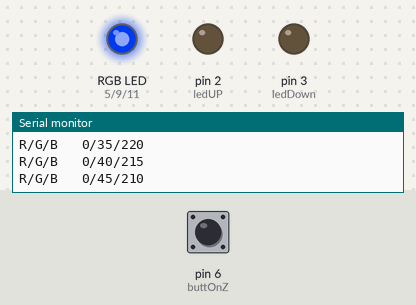
Recording of a sketch running on a simulated Arduino Uno, built with avr-gcc and run on an emulated ATmega328P. Parts: an RGB LED mixed from three pins (HIGH = lit), output pins drawn as LEDs (lit = HIGH), the last lines printed to the serial monitor. The inputs (shaded band) are chosen by the test bench; at power-on: pin 6 (buttOnZ) HIGH. Dim RGB values are drawn brighter than linear.

Above: at 1.26 s.
1.3 s: pin 6 (buttOnZ) pulled LOW for 0.15 s
At 1.46 s:
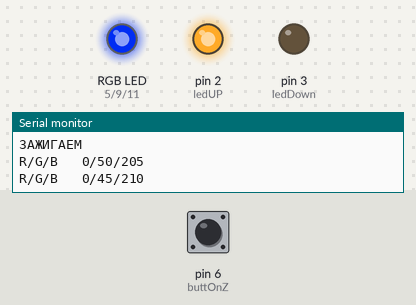
4.3 s: pin 6 (buttOnZ) pulled LOW for 1 s
At 6.41 s:
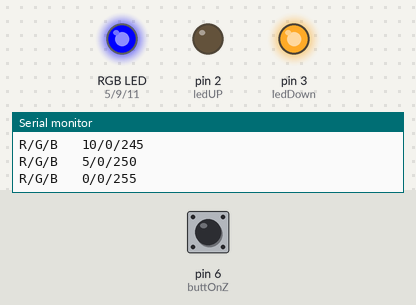
7.3 s: pin 6 (buttOnZ) pulled LOW for 0.15 s
At 9.14 s:
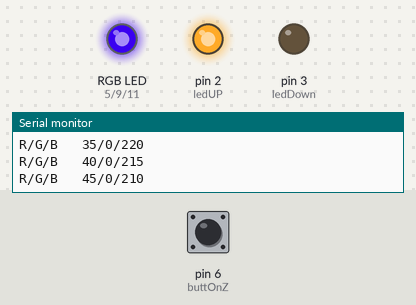
10.4 s: pin 6 (buttOnZ) pulled LOW for 3.2 s
At 10.56 s:
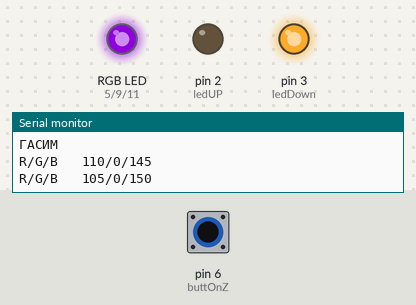
15.8 s: pin 6 (buttOnZ) pulled LOW for 0.15 s
At 16.01 s:
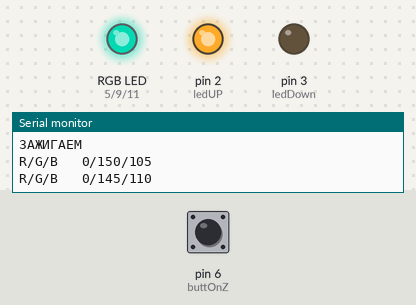
18.8 s: pin 6 (buttOnZ) pulled LOW for 1 s
At 20.05 s:
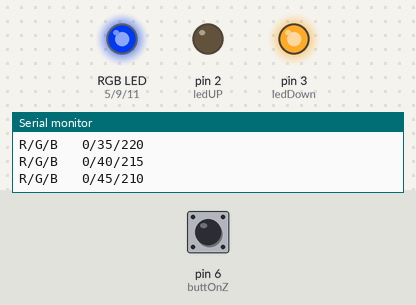
Timing chart, 0 to 25.7 s (numbered marks = the images above; inputs shaded):
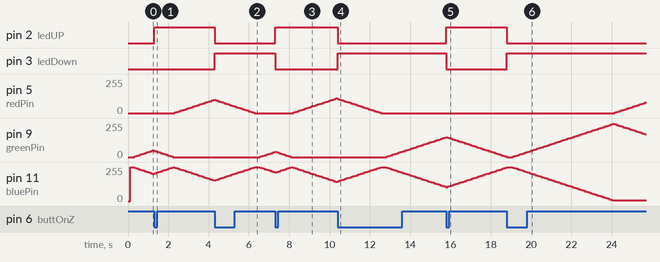

Measured:
- after the input at 1.3 s, pin 2 (ledUP): LOW → HIGH at once; pin 5 (redPin): moves from 0/255 to 100/255 over 1.9 s, starting after 1.0 s
- after the input at 4.3 s, pin 2 (ledUP): HIGH → LOW at once; pin 3 (ledDown): LOW → HIGH at once; pin 9 (greenPin): moves from 0/255 to 40/255 over 0.71 s, starting after 2.3 s
- after the input at 7.3 s, pin 2 (ledUP): LOW → HIGH at once; pin 3 (ledDown): HIGH → LOW at once; pin 5 (redPin): moves from 0/255 to 110/255 over 2.1 s, starting after 0.89 s
- after the input at 10.4 s, pin 2 (ledUP): HIGH → LOW at once; pin 3 (ledDown): LOW → HIGH at once
- after the input at 15.8 s, pin 2 (ledUP): LOW → HIGH at once; pin 3 (ledDown): HIGH → LOW at once; pin 5 (redPin): stays 0/255 (without the input it goes to 5/255 after 2.1 s)
- after the input at 18.8 s, pin 2 (ledUP): HIGH → LOW at once; pin 3 (ledDown): LOW → HIGH at once

The sketch:

megablink.ino
```cpp
#define ledUP 2
#define ledDown 3
#define buttOnZ 6

unsigned long lastPress;
unsigned long lastBlink;

bool pressFlag = false;
bool rgbIsRuning = false;
int ledLegs = 1;
int stepFlag = 5;

int redColorCount = 0;
int greenColorCount = 0;
int blueColorCount = 0;
int ColorCount = 0;

int redPin = 5;
int greenPin = 9;
int bluePin = 11;

unsigned long test;

void setup() {
  // initialize digital pin LED_BUILTIN as an output.
  pinMode(ledUP, OUTPUT);
  pinMode(ledDown, OUTPUT);
  pinMode(buttOnZ, INPUT);

  pinMode(redPin, OUTPUT);
  pinMode(greenPin, OUTPUT);
  pinMode(bluePin, OUTPUT);

  Serial.begin(9600);
  blueColorCount=255;
}

void rgbRound() {
  //if (rgbIsRuning) { // мигаем туда
/*    if (digitalRead(redPin)==LOW && digitalRead(greenPin)==LOW && digitalRead(bluePin)==LOW) {
       digitalWrite(redPin, HIGH);
    }*/
    ColorCount+=stepFlag;

    if (rgbIsRuning){
      if(stepFlag!=5){
        ColorCount-=1;
      }
      stepFlag=5;
    }
    else{
      if(stepFlag!=-5){
        ColorCount+=1;
      }
      stepFlag=-5;
    }


    Serial.print("R/G/B   ");
    Serial.print(redColorCount);
    Serial.print("/");
    Serial.print(greenColorCount);
    Serial.print("/");
    Serial.println(blueColorCount);

    if(ColorCount>=0 && ColorCount<=255){redColorCount+=stepFlag;}      //красный +
    if(ColorCount>=256 && ColorCount<=510){redColorCount-=stepFlag;}    //красный -

    if(ColorCount>=256 && ColorCount<=510){greenColorCount+=stepFlag;}  //зеленый +
    if(ColorCount>=511 && ColorCount<=765){greenColorCount-=stepFlag;}  //зеленый -

    if(ColorCount>=511 && ColorCount<=765){blueColorCount+=stepFlag;}   //голубой +
    if(ColorCount>=0 && ColorCount<=255){blueColorCount-=stepFlag;}     //голубой -

    if(redColorCount<0){redColorCount=0;}
    if(greenColorCount<0){greenColorCount=0;}
    if(blueColorCount<0){blueColorCount=0;}

    if(redColorCount>255){redColorCount=255;}
    if(greenColorCount>255){greenColorCount=255;}
    if(blueColorCount>255){blueColorCount=255;}

    if (rgbIsRuning){
      if(ColorCount==754||ColorCount==765||ColorCount==756){ColorCount=0;}
    }
    else{
      if(ColorCount==-1||ColorCount==0||ColorCount==1){ColorCount=765;}
    }

    analogWrite(redPin, redColorCount);
    analogWrite(greenPin, greenColorCount);
    analogWrite(bluePin, blueColorCount);

    /*
    if (redColorCount!=0 && greenColorCount!=255) {
      /*Serial.print(" кр-зел   ");
      Serial.print(redColorCount);
      Serial.print("---");
      Serial.println(greenColorCount);*//*
      analogWrite(redPin, (redColorCount-=15));
      analogWrite(greenPin, (greenColorCount+=15));
      if(blueColorCount==255){blueColorCount=0;}
    }
    if (greenColorCount!=0 && blueColorCount!=255) {
      /*Serial.print("зел-гол   ");
      Serial.print(greenColorCount);
      Serial.print("---");
      Serial.println(blueColorCount);*//*
      analogWrite(greenPin, greenColorCount-=15);
      analogWrite(bluePin, blueColorCount+=15);
      if(redColorCount==255){redColorCount=0;}
    }
    if (blueColorCount!=0 && redColorCount!=255) {
      /*Serial.print("гол-кр    ");
      Serial.print(blueColorCount);
      Serial.print("---");
      Serial.println(redColorCount);*//*
      analogWrite(bluePin, blueColorCount-=15);
      analogWrite(redPin, redColorCount+=15);
      if(greenColorCount==255){greenColorCount=0;}
    }*/

    /*
    if (digitalRead(redPin)==HIGH) {
      digitalWrite(redPin, LOW);
      digitalWrite(greenPin, HIGH);
    }
    else if (digitalRead(greenPin)==HIGH) {
      digitalWrite(greenPin, LOW);
      digitalWrite(bluePin, HIGH);
    }
    else if (digitalRead(bluePin)==HIGH) {
      digitalWrite(bluePin, LOW);
      digitalWrite(redPin, HIGH);
    }
    else {
      digitalWrite(redPin, HIGH);
    }
   /*  digitalWrite(redPin, LOW);
     digitalWrite(greenPin, LOW);
     digitalWrite(bluePin, LOW);*/
  //}
 /* if (!rgbIsRuning) {// мигаем сюда
    if (digitalRead(redPin)==HIGH) {
      digitalWrite(redPin, LOW);
      digitalWrite(bluePin, HIGH);
    }
    else if (digitalRead(bluePin)==HIGH) {
      digitalWrite(bluePin, LOW);
      digitalWrite(greenPin, HIGH);
    }
    else if (digitalRead(greenPin)==HIGH) {
      digitalWrite(greenPin, LOW);
      digitalWrite(redPin, HIGH);
    }
    else {
      digitalWrite(redPin, HIGH);
    }
  }*/
}

void loop() {
 if (millis() - lastBlink > 100) {
   rgbRound();
   lastBlink = millis();
 }

  test = millis() - lastPress;
  if ((digitalRead(buttOnZ) == LOW) && (test >400) && (!pressFlag)) {
    lastPress = millis();

    if (digitalRead(ledUP) == LOW) {
     Serial.println("ЗАЖИГАЕМ");
     digitalWrite(ledUP, HIGH);
     digitalWrite(ledDown, LOW);
     rgbIsRuning = true;
    }
    else if (digitalRead(ledUP) == HIGH){
      Serial.println("ГАСИМ");
     digitalWrite(ledUP, LOW);
     digitalWrite(ledDown, HIGH);
     rgbIsRuning = false;
    }
     pressFlag = true;
  }

   if (digitalRead(buttOnZ) == HIGH) {
   pressFlag = false;
   }
}
```
